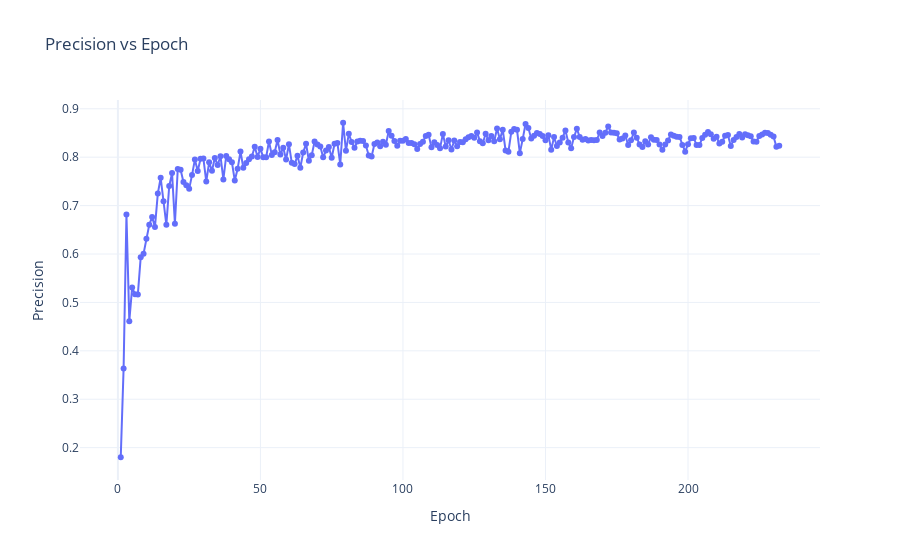
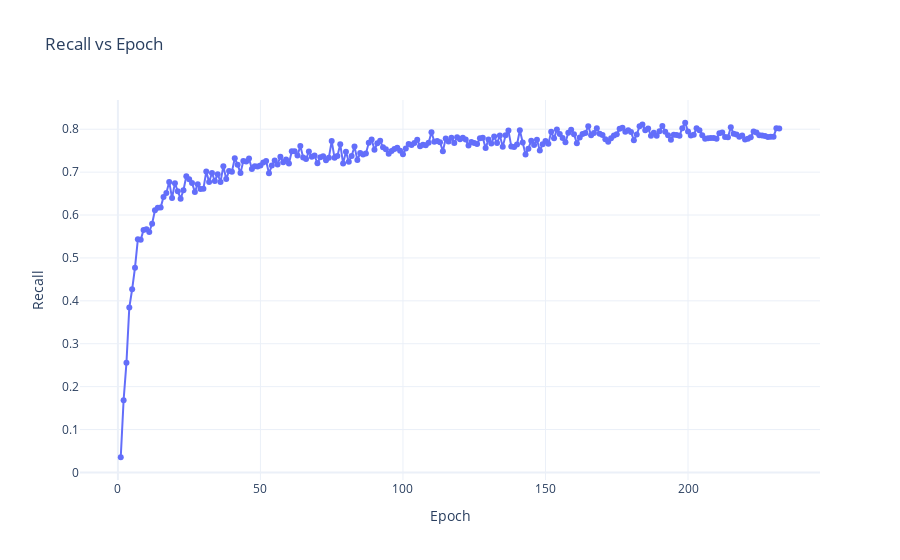
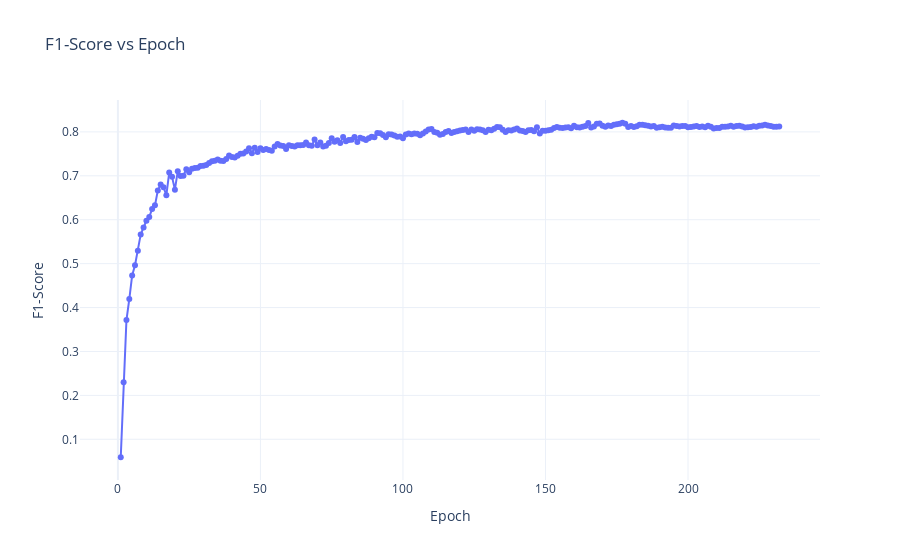
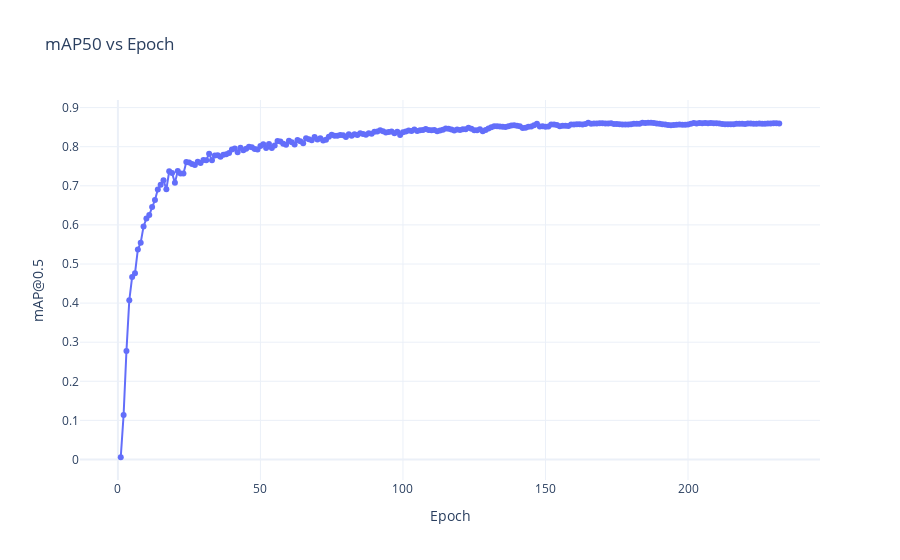

The cell these charts' notebook holds for them, in order:
### Markdown cell above
### USING PLOTLY

### Code cell
# Plot Precision
fig1 = px.line(df, x='epoch', y='metrics/precision(B)', title='Precision vs Epoch', markers=True)
fig1.update_layout(xaxis_title='Epoch', yaxis_title='Precision', template='plotly_white')
fig1.show()

# Plot Recall
fig2 = px.line(df, x='epoch', y='metrics/recall(B)', title='Recall vs Epoch', markers=True)
fig2.update_layout(xaxis_title='Epoch', yaxis_title='Recall', template='plotly_white')
fig2.show()

# Plot F1-Score
fig3 = px.line(df, x='epoch', y='F1_Score', title='F1-Score vs Epoch', markers=True)
fig3.update_layout(xaxis_title='Epoch', yaxis_title='F1-Score', template='plotly_white')
fig3.show()

# Plot mAP50
fig4 = px.line(df, x='epoch', y='metrics/mAP50(B)', title='mAP50 vs Epoch', markers=True)
fig4.update_layout(xaxis_title='Epoch', yaxis_title='mAP@0.5', template='plotly_white')
fig4.show()

# Plot mAP50-95
fig5 = px.line(df, x='epoch', y='metrics/mAP50-95(B)', title='mAP50-95 vs Epoch', markers=True)
fig5.update_layout(xaxis_title='Epoch', yaxis_title='mAP@0.5:0.95', template='plotly_white')
fig5.show()

### Figure 1 — Plotly figure (JSON) as saved in the notebook; plotly's stock layout.template omitted (floating-point values rounded to 4 significant figures; data arrays with more than 128 entries replaced by an {"elided": "..."} marker saying what was removed)
{"data": [{"hovertemplate": "epoch=%{x}<br>metrics/precision(B)=%{y}<extra></extra>", "legendgroup": "", "line": {"color": "#636efa", "dash": "solid"}, "marker": {"symbol": "circle"}, "mode": "markers+lines", "name": "", "orientation": "v", "showlegend": false, "type": "scatter", "x": {"elided": "232 int values"}, "xaxis": "x", "y": {"elided": "232 float values"}, "yaxis": "y"}], "layout": {"legend": {"tracegroupgap": 0}, "title": {"text": "Precision vs Epoch"}, "xaxis": {"anchor": "y", "domain": [0, 1], "title": {"text": "Epoch"}}, "yaxis": {"anchor": "x", "domain": [0, 1], "title": {"text": "Precision"}}}}

### Figure 2 — Plotly figure (JSON) as saved in the notebook; plotly's stock layout.template omitted (floating-point values rounded to 4 significant figures; data arrays with more than 128 entries replaced by an {"elided": "..."} marker saying what was removed)
{"data": [{"hovertemplate": "epoch=%{x}<br>metrics/recall(B)=%{y}<extra></extra>", "legendgroup": "", "line": {"color": "#636efa", "dash": "solid"}, "marker": {"symbol": "circle"}, "mode": "markers+lines", "name": "", "orientation": "v", "showlegend": false, "type": "scatter", "x": {"elided": "232 int values"}, "xaxis": "x", "y": {"elided": "232 float values"}, "yaxis": "y"}], "layout": {"legend": {"tracegroupgap": 0}, "title": {"text": "Recall vs Epoch"}, "xaxis": {"anchor": "y", "domain": [0, 1], "title": {"text": "Epoch"}}, "yaxis": {"anchor": "x", "domain": [0, 1], "title": {"text": "Recall"}}}}

### Figure 3 — Plotly figure (JSON) as saved in the notebook; plotly's stock layout.template omitted (floating-point values rounded to 4 significant figures; data arrays with more than 128 entries replaced by an {"elided": "..."} marker saying what was removed)
{"data": [{"hovertemplate": "epoch=%{x}<br>F1_Score=%{y}<extra></extra>", "legendgroup": "", "line": {"color": "#636efa", "dash": "solid"}, "marker": {"symbol": "circle"}, "mode": "markers+lines", "name": "", "orientation": "v", "showlegend": false, "type": "scatter", "x": {"elided": "232 int values"}, "xaxis": "x", "y": {"elided": "232 float values"}, "yaxis": "y"}], "layout": {"legend": {"tracegroupgap": 0}, "title": {"text": "F1-Score vs Epoch"}, "xaxis": {"anchor": "y", "domain": [0, 1], "title": {"text": "Epoch"}}, "yaxis": {"anchor": "x", "domain": [0, 1], "title": {"text": "F1-Score"}}}}

### Figure 4 — Plotly figure (JSON) as saved in the notebook; plotly's stock layout.template omitted (floating-point values rounded to 4 significant figures; data arrays with more than 128 entries replaced by an {"elided": "..."} marker saying what was removed)
{"data": [{"hovertemplate": "epoch=%{x}<br>metrics/mAP50(B)=%{y}<extra></extra>", "legendgroup": "", "line": {"color": "#636efa", "dash": "solid"}, "marker": {"symbol": "circle"}, "mode": "markers+lines", "name": "", "orientation": "v", "showlegend": false, "type": "scatter", "x": {"elided": "232 int values"}, "xaxis": "x", "y": {"elided": "232 float values"}, "yaxis": "y"}], "layout": {"legend": {"tracegroupgap": 0}, "title": {"text": "mAP50 vs Epoch"}, "xaxis": {"anchor": "y", "domain": [0, 1], "title": {"text": "Epoch"}}, "yaxis": {"anchor": "x", "domain": [0, 1], "title": {"text": "mAP@0.5"}}}}
